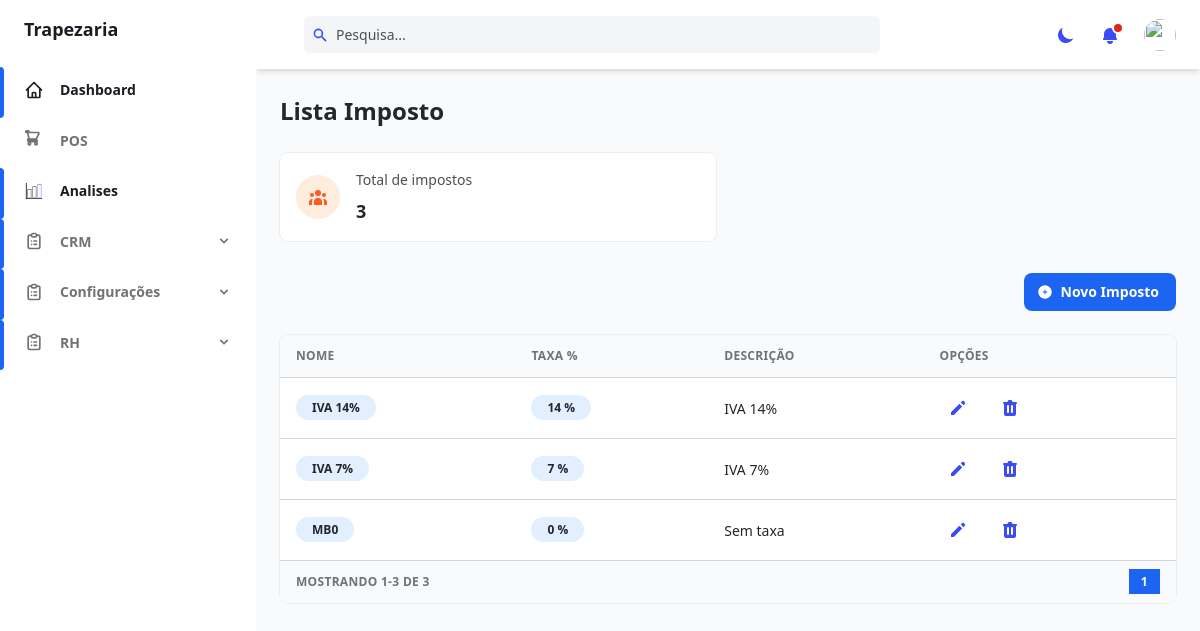
The page /management/list-taxes/ (signed in) on the database its author committed.
### management/models.py (models this page shows, shortened)
class TaxModel(models.Model):
    __name__='taxes'
    name = models.CharField(null=False, max_length=100)
    description = models.TextField()
    percentage = models.IntegerField(default=0)
    saved_by = models.ForeignKey(User, on_delete=models.SET_NULL, null=True)
    class Meta:
        permissions = [
            ("view_tax", "Pode visualizar imposto"),
            ("change_tax", "Pode criar/editar imposto"),
            ("delete_tax", "Pode eliminar imposto"),
        ]

### management/views.py (the view)
# urls.py: path("list-taxes/", views.list_taxes, name='list_taxes'),
@login_required
@permission_required('management.view_tax')
def list_taxes(request):
    if request.method == 'POST':
        if not request.user.has_perm('management.change_tax'):
            messages.error(request, "ERRO: Não possui permissão para criar ou editar impostos!", "text-green-500 bg-green-100 dark:text-green-100 dark:bg-green-500")
            return HttpResponseRedirect(reverse('management:list_taxes'))
        form = TaxForm(request.POST, request.FILES)
        if form.is_valid():
            produto = TaxModel(
                name=form.cleaned_data['name'],
                percentage=form.cleaned_data['percentage'],
                description=form.cleaned_data['description'],
                saved_by=request.user
            )
            produto.save()
            messages.success(request, "Cadastrado com sucesso!", "text-green-500 bg-green-100 dark:text-green-100 dark:bg-green-500")
            return HttpResponseRedirect(reverse('management:list_taxes'))
    else:
        form = TaxForm()
    taxes = TaxModel.objects.all()
    paginator = Paginator(taxes, 10)
    page = request.GET.get('page')
    try:
        taxes = paginator.page(page)
    except PageNotAnInteger:
        taxes = paginator.page(1)
    except EmptyPage:
        taxes = paginator.page(paginator.num_pages)
    context = {
        'taxes': taxes,
        'total_taxes': taxes.paginator.count,
        'form':form
    }
    return render(request, "management/taxes_list.html", context)

### management/templates/management/taxes_list.html (shortened to what this page needs)
{% extends "base.html" %}
{% load static %}
{% block extra_head %}
<link rel="stylesheet" href="{% static 'assets/vendors/sweetalert/sweetalert.css'%}" />
{% endblock extra_head %}
{% block content_title %}Lista Imposto{% endblock content_title %}
{% block content %}<div class="grid gap-6 mb-8 md:grid-cols-2 xl:grid-cols-2">
    <div class="flex items-center p-4 bg-white rounded-lg shadow-xs dark:bg-gray-800">
        <div class="p-3 mr-4 text-orange-500 bg-orange-100 rounded-full dark:text-orange-100 dark:bg-orange-500">
        </div>
        <div>
            <p class="mb-2 text-sm font-medium text-gray-600 dark:text-gray-400">Total de impostos</p>
            <p class="text-lg font-semibold text-gray-700 dark:text-gray-200">{{total_taxes}}</p>
        </div>
    </div>
</div>
<div class="flex justify-end mb-6 text-lg gap-6">
    <button @click="openModal"
        class="flex items-center justify-between px-4 py-2 text-sm font-bold leading-5 text-white transition-colors duration-150 bg-blue-600 border border-transparent rounded-lg active:bg-blue-600 hover:bg-blue-700 focus:outline-none focus:shadow-outline-blue">
        <span>Novo Imposto</span>
    </button>
</div>
<div class="w-full overflow-hidden rounded-lg shadow-xs">
    <div class="w-full overflow-x-auto">
        <table class="w-full whitespace-no-wrap">
            <thead>
                <tr
                    class="text-xs font-semibold tracking-wide text-left text-gray-500 uppercase border-b dark:border-gray-700 bg-gray-50 dark:text-gray-400 dark:bg-gray-800">
                    <th class="px-4 py-3">Nome</th>
                    <th class="px-4 py-3">Taxa %</th>
                    <th class="px-4 py-3">Descrição</th>
                    <th class="px-4 py-3">Opções
                    </th>
                </tr>
            </thead>
            <tbody class="bg-white divide-y dark:divide-gray-700 dark:bg-gray-800">
                {% for tax in taxes %}
                <tr class="text-gray-700 dark:text-gray-400">
                    <td class="px-4 py-3 text-xs">
                        <span class="px-4 py-1 font-semibold bg-blue-100 text-gray-700 rounded-full dark:text-gray-700">
                            {{tax.name}}
                        </span>
                    </td>
                    <td class="px-4 py-3 text-xs">
                        <span class="px-4 py-1 font-semibold bg-blue-100 text-gray-700 rounded-full dark:text-gray-700">
                            {{tax.percentage}} %
                        </span>
                    </td>
                    <td class="px-4 py-3 text-sm">
                        {{tax.description}}
                    </td>
                    <td class="px-4 py-3">
                        <div class="flex items-center space-x-4 text-sm">
                            <a
                                class="flex items-center justify-between px-2 py-2 text-sm font-medium leading-5 text-blue-600 rounded-lg dark:text-gray-400 focus:outline-none focus:shadow-outline-gray"
                                aria-label="Edit" href="{% url 'management:tax_edit' pk=tax.pk %}">
                                <svg class="w-5 h-5" aria-hidden="true" fill="currentColor" viewBox="0 0 20 20">
                                    <path
                                        d="M13.586 3.586a2 2 0 112.828 2.828l-.793.793-2.828-2.828.793-.793zM11.379 5.793L3 14.172V17h2.828l8.38-8.379-2.83-2.828z">
                                    </path>
                                </svg>
                            </a>
                            <button
                                class="flex items-center justify-between px-2 py-2 text-sm font-medium leading-5 text-blue-600 rounded-lg dark:text-gray-400 focus:outline-none focus:shadow-outline-gray"
                                aria-label="Delete" onclick="excluir({{tax.pk}})">
                            </button>
                        </div>
                    </td>
                </tr>
                {% empty %}
                <tr class="text-gray-700 dark:text-gray-400">
                    <td class="px-4 py-3 text-center" colspan="5">
                        Nenhum Imposto Registado!
                    </td>
                </tr>
                {% endfor %}
            </tbody>
        </table>
    </div>
    <div
        class="grid px-4 py-3 text-xs font-semibold tracking-wide text-gray-500 uppercase border-t dark:border-gray-700 bg-gray-50 sm:grid-cols-9 dark:text-gray-400 dark:bg-gray-800">
        <span class="flex items-center col-span-3">
            Mostrando {{ taxes.start_index }}-{{ taxes.end_index }} de {{ taxes.paginator.count }}
        </span>
        <span class="col-span-2"></span>
        <span class="flex col-span-4 mt-2 sm:mt-auto sm:justify-end">
            <nav aria-label="Table navigation">
                <ul class="inline-flex items-center">
                    {% for num in taxes.paginator.page_range %}
                    <li>
                        <a href="?page={{ num }}"
                            class="px-3 py-1 {% if taxes.number == num %}text-white bg-blue-600{% else %}rounded-md focus:outline-none focus:shadow-outline-purple{% endif %}">
                            {{ num }}
                        </a>
                    </li>
                    {% endfor %}
                </ul>
            </nav>
        </span>
    </div>
</div>
{% endblock content %}

### rows shown on the page
TaxModel: name "IVA 14%", percentage "14", description "IVA 14%"
TaxModel: name "IVA 7%", percentage "7", description "IVA 7%"
TaxModel: name "MB0", percentage "0", description "Sem taxa"

### other values the page prints
{{ total_taxes }} "3"
{{ taxes.start_index }} "1"
{{ taxes.end_index }} "3"
{{ taxes.paginator.count }} "3"
{{ num }} "1"
